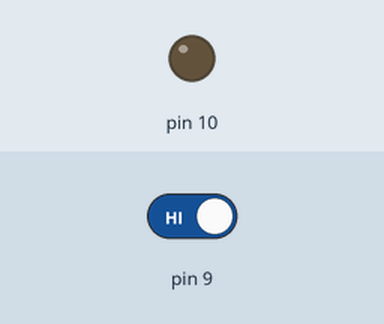
This sketch was run on a simulated Arduino Uno, built with avr-gcc and run on an emulated ATmega328P. On the bench: output pins drawn as LEDs (lit = HIGH). The inputs (shaded band) are chosen by the test bench; at power-on: pin 9 HIGH.

Above: at 1.2 s.
1.3 s: pin 9 driven LOW
At 1.6 s:
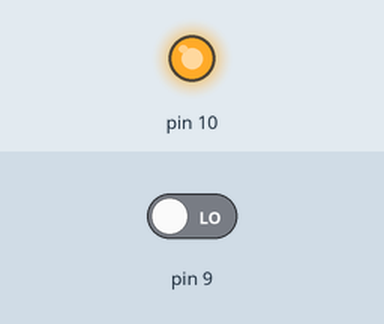
Timing chart, 0 to 4.3 s (numbered marks = the images above; inputs shaded):
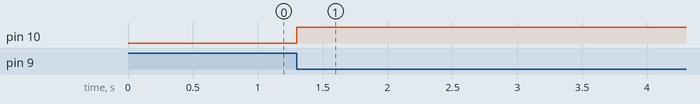

Measured:
- after the input at 1.3 s, pin 10: LOW → HIGH at once

The sketch:

Sloppy_Switches.ino
```cpp
//Sloppy_Switches

int LEDstate = 0;
int buttonval;
int oldbuttonval;

void setup() {
  pinMode(9,INPUT);
  pinMode(10,OUTPUT);
}

void loop() {
  buttonval = digitalRead(9);
  if((buttonval == LOW) && (oldbuttonval == HIGH)){
    ++LEDstate;
    }
  oldbuttonval = buttonval;
  if(LEDstate >= 2){
    LEDstate = 0;
    }
  if(LEDstate == 1){
    digitalWrite(10,HIGH);
    }else{
      digitalWrite(10,LOW);
    }
  //delay(10);
}
```
